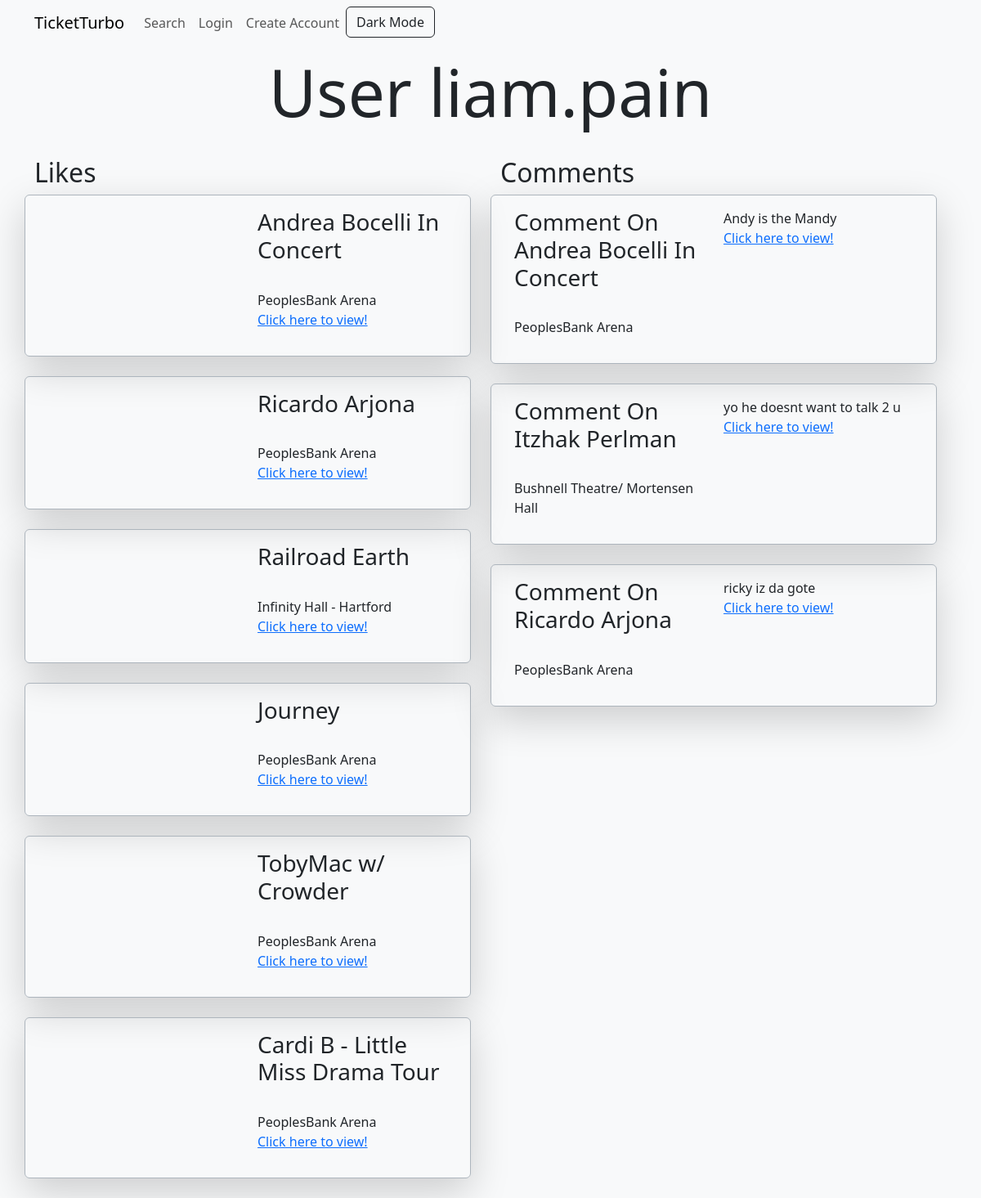
Page /user/7 on the committed database.
### Ticketmaster/models.py (models this page shows)
class Events(models.Model):
    eventId = models.CharField(max_length = 20, primary_key=True)
    actName = models.CharField(max_length=100)
    location = models.CharField(max_length=100)
    address = models.CharField(max_length=100)
    city = models.CharField(max_length=100)
    stateCode = models.CharField(max_length=2)
    dateString = models.CharField(max_length=100, default='Date TBD')
    timeString = models.CharField(max_length=100, default='Time TBD')
    photo = models.URLField()
    link = models.URLField()

class Comments(models.Model):
    user = models.ForeignKey(User, on_delete=models.CASCADE)
    event = models.ForeignKey(Events, on_delete=models.CASCADE)
    comment = models.TextField()

### Ticketmaster/views.py (the view)
# urls.py: path('user/<user_id>', views.user_view, name="user_view"),
def user_view(request, user_id):
    if not User.objects.filter(id=user_id).exists():
        context = {'user_id': user_id}
        return render(request, 'user-dne.html', context)
    userRaw = User.objects.get(id=user_id)
    user = {
        'id':str(userRaw.id),
        'username':userRaw.username,
    }
    commented='no'
    liked='no'
    comments=[]
    likes=[]
    if Comments.objects.filter(user_id=user_id).exists():
        commentsRaw = Comments.objects.filter(user_id=user_id)
        for c in commentsRaw:
            comment = {
                'actName':c.event.actName,
                'location':c.event.location,
                'eventId':str(c.event.eventId),
                'comment':c.comment,
            }
            comments.append(comment)
        commented = 'yes'
    if Likes.objects.filter(user_id=user_id).exists():
        likesRaw = Likes.objects.filter(user_id=user_id)
        for l in likesRaw:
            like = {
                'actName':l.event.actName,
                'location':l.event.location,
                'eventId':str(l.event.eventId),
                'photo':l.event.photo,
            }
            likes.append(like)
        liked = 'yes'
    context = {'user_query':user, 'comments':comments, 'commented':commented, 'likes':likes, 'liked':liked}
    return render(request, 'user-view.html', context)

### templates/user-view.html (shortened to what this page needs)
{% extends 'site-base.html' %}
{% block content %}
    <div class=" text-center container-fluid bg-light text-dark ld">
        <div class="container pb-3 pt-5 mt-3">
            <h1 class="display-1">User {{ user_query.username }}</h1>
        </div>
    </div>
    <div class="container mt-2">
    <div class="row">
        <div class="col-md-6"><h2>Likes</h2>
            {% if liked == 'yes'%}
                {% for like in likes %}
                    <div class="container border border-dark-subtle shadow-lg p-3 rounded mb-4 row">
                        <div class="col-lg-6">
                        </div>
                        <div class="col-lg-6">
                            <h3>{{ like.actName }}</h3><br>
                            <p>{{ like.location }}<br>
                            <a href="{% url 'event_view' like.eventId %}">Click here to view!</a></p>
                        </div>
                    </div>
                {% endfor %}
            {% endif %}
        </div>
        <div class="col-md-6"><h2>Comments</h2>
            {% if commented == 'yes'%}
                {% for comment in comments %}
                    <div class="container border border-dark-subtle shadow-lg p-3 rounded mb-4 row">
                        <div class="col-lg-6">
                            <h3>Comment On {{ comment.actName }}</h3><br>
                            <p>{{ comment.location }}</p>
                        </div>
                        <div class="col-lg-6">
                            <p>{{ comment.comment }}<br>
                                <a href="{% url 'event_view' comment.eventId %}">Click here to view!</a></p>
                        </div>
                    </div>
                {% endfor %}
            {% endif %}
        </div>
    </div>
    </div>
{% endblock %}

### rows in the picture
Events: actName "Andrea Bocelli In Concert", location "PeoplesBank Arena", actName "Andrea Bocelli In Concert", location "PeoplesBank Arena"
Events: actName "Ricardo Arjona", location "PeoplesBank Arena", actName "Ricardo Arjona", location "PeoplesBank Arena"
Events: actName "Railroad Earth", location "Infinity Hall - Hartford"
Events: actName "Journey", location "PeoplesBank Arena"
Events: actName "TobyMac w/ Crowder", location "PeoplesBank Arena"
Events: actName "Cardi B - Little Miss Drama Tour", location "PeoplesBank Arena"
Comments: comment "Andy is the Mandy"
Events: actName "Itzhak Perlman", location "Bushnell Theatre/ Mortensen Hall"
Comments: comment "yo he doesnt want to talk 2 u"
Comments: comment "ricky iz da gote"

### other values in the picture
{{ user_query.username }} "liam.pain"
